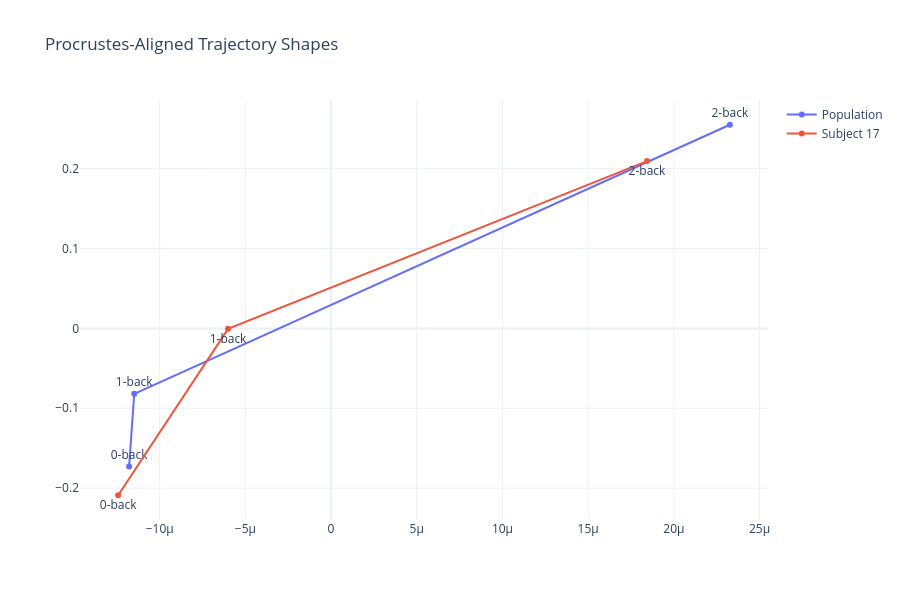

Source (notebook cell):
### Code cell
# ============================================================
# 11. PROCRUSTES TRAJECTORY SHAPE COMPARISON
# ============================================================

population_mtx, subject_mtx, disparity = (
    procrustes(
        population_centroids,
        subject_centroids
    )
)

shape_similarity = (
    1.0 - disparity
)

print(
    f"Representative subject: "
    f"{DEMO_SUBJECT}"
)

print(
    f"Procrustes disparity: "
    f"{disparity:.6f}"
)

print(
    f"Shape similarity: "
    f"{shape_similarity:.6f}"
)


fig = go.Figure()

fig.add_trace(
    go.Scatter(
        x=population_mtx[:, 0],
        y=population_mtx[:, 1],
        mode="lines+markers+text",
        text=[
            "0-back",
            "1-back",
            "2-back"
        ],
        textposition="top center",
        name="Population"
    )
)

fig.add_trace(
    go.Scatter(
        x=subject_mtx[:, 0],
        y=subject_mtx[:, 1],
        mode="lines+markers+text",
        text=[
            "0-back",
            "1-back",
            "2-back"
        ],
        textposition="bottom center",
        name=(
            f"Subject {DEMO_SUBJECT}"
        )
    )
)

fig.update_layout(
    title=(
        "Procrustes-Aligned Trajectory Shapes"
    ),
    template="plotly_white",
    height=600
)

fig.show()

### Figure 1 — Plotly figure (JSON) as saved in the notebook; plotly's stock layout.template omitted (floating-point values rounded to 4 significant figures)
{"data": [{"mode": "lines+markers+text", "name": "Population", "text": ["0-back", "1-back", "2-back"], "textposition": "top center", "type": "scatter", "x": [-1.178e-05, -1.148e-05, 2.327e-05], "y": [-0.173, -0.08194, 0.255]}, {"mode": "lines+markers+text", "name": "Subject 17", "text": ["0-back", "1-back", "2-back"], "textposition": "bottom center", "type": "scatter", "x": [-1.242e-05, -6.011e-06, 1.843e-05], "y": [-0.2089, -0.0005567, 0.2095]}], "layout": {"height": 600, "title": {"text": "Procrustes-Aligned Trajectory Shapes"}}}
